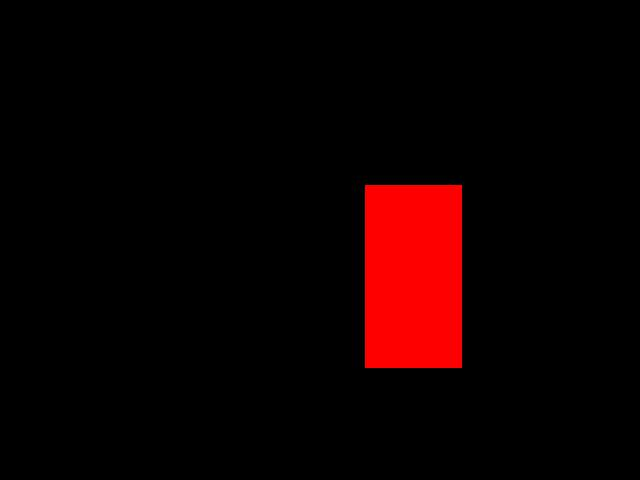
#> input picture data/TESTsimple2d/A/0A.jpg, 640 x 480 px, given in place of timg.jpg, which was not available
$ python TEST4.py   (older library calls are emulated)
#> lines starting #> are read from the running program, lines starting #| are printed output that depends on the picture; after the words box and inside, x2 and y2 are one past the last pixel; in counts of white or black regions, pixels touching at a corner belong together; pictures that were not available may be replaced by others from this repository, and a replacement may not be noted
### Datasets_v2/datasets_lib1.py
# -*- coding: utf-8 -*-
import numpy as np
from copy import deepcopy
from PIL import Image
import cv2

import mynumpy as m
import datasets_func as func
##################################################################
'''
本文件是一个库文件，主要用于定义下列类：
Point, Rect, RectArray, Obj, Trans, Board

它们大致的功能是：
Point: 定义图像二维坐标下的点
Rect: 定义图像二维坐标下的矩形（框）
RectArray:
    定义一组矩阵数据和其位置及大小，用于表示图像的同时存储其位置，
    包含一个Rect类和一个储存图像数据的np.array
Obj:
    定义一个对象，包含一个表明其位置和外接矩形框的Rect，以及两个储存图像数据及模板的np.array。
    简单来说，它可以储存一把椅子的位置数据（Rect），图像数据（array）及透明部分（模板）数据（array）
Trans：定义一组从ObjA到ObjB的变换，并生成相应的光流
Board:
    画布，所有Obj对象最终都会在画布上叠加呈现，画布的左上角是整个图像坐标系的原点。
    画布包含变换前后的图A，B和对应的光流FlowA
'''
###################################################################

DEBUG = False


class Point(object):
    '''
    定义图像二维坐标下的点
    既可以返回(x,y)也可以返回(i,j)
    同时也支持直接相减、相加、相乘等操作
    也支持比较操作
    '''
    def __init__(self, x, y=None):
        if(isinstance(x, Point)):
            self.x = x.x
            self.y = x.y
            self.i = x.i
            self.j = x.j
        elif y is None:
            self.x = x[0]
            self.y = x[1]
            self.i = x[1]
            self.j = x[0]
        else:
            self.x = x
            self.y = y
            self.i = y
            self.j = x

    def Array(self):
        # 变成nparray
        return np.array([self.x, self.y])

    def __getitem__(self, key):
        # 定义p[0]和p[1]
        return self.y if key else self.x

    # -----------------------------------
    # 以下是加、反向加、减、反向减、数乘操作的定义
    # [30 lines left out: functions __add__, __radd__, __sub__, __rsub__, __mul__, not called in this run]
    # -------------------------------------------

    def __str__(self):
        return ' x:%s,y:%s ' % (self.x, self.y)

    def __repr__(self):
        return str((self.x, self.y))

    # -----------------------------------------
    # 以下定义比较操作
    def __eq__(self, other):
        return self.x == other.x and self.y == other.y

    def __lt__(self, other):
        return self.x < other.x and self.y < other.y

    def __gt__(self, other):
        return self.x > other.x and self.y > other.y

    def __le__(self, other):
        return self.x <= other.x and self.y <= other.y

    def __ge__(self, other):
        return self.x >= other.x and self.y >= other.y
    # --------------------------------------

    def __call__(self):
        # copy
        return deepcopy(self)

###################################################################


class Rect(object):
    '''
    定义图像二维坐标下的矩形（框）
    表明矩形的位置坐标（图像坐标系下）和大小
    同时支持一些查询，如中心点、对角点、所有角点（cv2顺序）、cv2类型的矩形
    也支持比较两个矩形的大小、是否包含及重复区域
    支持移动位置
    '''
    # [17 lines left out: function __init__, not called in this run]

    def shape(self):
        return (self.rectSize[0], self.rectSize[1])

    # [39 lines left out: functions Central, DiaCorner, AllCorners, CvAllCorners, CvRect, not called in this run]

    def Move(self, dis):
        # 移动矩形框的位置
        self.rectPosPoint = self.rectPosPoint + dis

    def __str__(self):
        return ' rectPosPoint:%s,rectSize:%s ' % (
                self.rectPosPoint, self.rectSize)

    # [49 lines left out: functions __eq__, __lt__, __le__, __gt__, __ge__, __and__, not called in this run]

    def __call__(self):
        # copy
        return deepcopy(self)

###################################################################


class RectArray(object):
    '''
    定义一组矩阵数据和其位置及大小，用于表示图像的同时存储其位置
    '''
    # [45 lines left out: functions __init__, SetColor, SetValue, AddRectArray, SetRectData, not called in this run]

    def __call__(self):
        return deepcopy(self)


# [58 lines left out: functions LF_AddRectArray, LF_AddRectArray_v1, LF_AddRectArray_v2, not called in this run]

###################################################################


class Obj(object):
    '''
    最基本对象
    '''
    # [50 lines left out: functions __init__, AddObj, Mask, not called in this run]

    def __call__(self):
        # copy
        return deepcopy(self)


###################################################################
TRANS_TYPE = ['M', 'py', 'xz', 'sf', 'jq', 'ts']
TRANS_TYPE_ENG = ['M', 'translation', 'rotation', 'scaling', 'shearing',
                  'perspective ']  # 预留用于标准化命名 <_<
TRANS_TYPE_ENG_ABBR = ['M', 't', 'r', 'sc', 'sh', 'p']  # 预留用于标准化命名 >_>
TRANS_TYPE_DICT = {  # 规定附加参数（和操作不同名的参数），其实没有用
        'xz': ['xz_central', 'xz_central_local', 'xz_central_global']}

DEFAULT_TRANS_OPTS = {
        # -------- M ---------
        'M': np.eye(3, 3),
        # -------  py ---------
        'py': [0, 0],  # {1x2向量}平移量
        # -------- xz ---------
        'xz': 0,  # 旋转角
        # 旋转中心
        'xz_central': 'self_central',  # ['self_central','local','global']
        # 如果xz_central是'local'则xz_central_local生效，使用的是局部坐标系，
        # 可以填入Point类型表示局部坐标，或是直接填入元组表示相对位置（一般使用0-1的小数）
        'xz_central_local': (0.5, 0.5),  # 或使用如 Point(20, 30) 形式
        # 如果xz_central是'global'则xz_central_global生效，使用的是全局坐标系，
        # 必需填入Point类型表示全局坐标
        'xz_central_global': Point(0, 0),
        # -------- sf ---------
        'sf': (1, 1),
        # -------- jq ---------
        'jq': (1, 1),
        }


def GetTransOpts():
    return deepcopy(DEFAULT_TRANS_OPTS)


def GetTransInfo():
    return (TRANS_TYPE, TRANS_TYPE_ENG, TRANS_TYPE_ENG_ABBR)


def GetTransInfo2():
    return (TRANS_TYPE, TRANS_TYPE_DICT)


class Trans(object):
    # [291 lines left out: functions __init__, QuickTrans, ImposeTrans, TransData, GenFlowAB, GenFlowBA and 9 more, not called in this run]

###################################################################


class Board(object):
    # [103 lines left out: functions __init__, addTrans, GenBackM, CheckBack, Gen, Save, not called in this run]
###################################################################

### Datasets_v2/NameManager2.py
# -*- coding: utf-8 -*-
import os
import copy


DEFAULT_NAME_MANAGER2_OPTIONS = {
        'target': 'TARGET DIR',
         # 操作，与dataset_lib1中的Board类的Save函数中的相一致
        'operation': ['imA', 'imB', 'flowAB_viz'],
        'sdir': ['A', 'B', 'viz_gtAB'],
        'prefix': None,
        'suffix': ['A', 'B', 'viz_gtAB'],
        'ext': ['png', 'png', 'jpg']
        }


def GetNameOpts():
    return copy.deepcopy(DEFAULT_NAME_MANAGER2_OPTIONS)


class NameManager2(object):
    def __init__(self, num, name_opts=DEFAULT_NAME_MANAGER2_OPTIONS,
                 start=0, countinue=False):
        self.num = num
        self.target = None
        self.operation = []
        self.fdir = []
        self.head = []
        self.end = []
        # count
        self.count = start
        self.start = start
        self.countinue = countinue
        self.check(name_opts)

    def check(self, name_opts):
        assert name_opts['target'] != 'TARGET DIR'
        self.operation = name_opts['operation']
        gn = len(self.operation)
        # 判断操作合法性
        assert set(name_opts['operation']).issubset(
                set(['imA', 'imB', 'flowAB', 'flowBA',
                     'flowAB_viz', 'flowBA_viz', 'backMAB', 'backMBA']))
        # 判断长度一致性
        assert not name_opts['prefix'] or len(name_opts['prefix']) == gn
        assert not name_opts['suffix'] or len(name_opts['suffix']) == gn
        assert len(name_opts['sdir']) == gn
        assert len(name_opts['ext']) == gn
        self.target = name_opts['target']
        self.fdir = list(map(
                os.path.join, [self.target] * gn, name_opts['sdir']))
        # 创建子文件夹
        for dir_ in self.fdir:
            if not os.path.exists(dir_):
                os.makedirs(dir_)
                print(f'INFO: Create {dir_}')
        # 生成前缀名
        if name_opts['prefix'] is None:
            self.head = ['' for i in range(gn)]
        else:
            self.head = name_opts['prefix']
        # 生成后缀名
        if name_opts['suffix'] is None:
            self.end = list(map(
                    SufCatExt, ['' for i in range(gn)], name_opts['ext']))
        else:
            self.end = list(map(
                    SufCatExt, name_opts['suffix'], name_opts['ext']))

    # [26 lines left out: functions Name_dict, __iter__, __next__, SufCatExt, not called in this run]


# [2 lines that do not run on import are left out]
# [5 lines of commented-out code are left out]

### Datasets_v2/TEST4.py
# -*- coding: utf-8 -*-
import numpy as np
from PIL import Image
import cv2

from datasets_lib1 import \
Point, Rect, RectArray, Obj, Trans, Board, GetTransOpts
import datasets_func as func
from NameManager2 import NameManager2, GetNameOpts

img = Image.open('../data/ds_v2/timg.jpg')
#> img is the input picture: PIL image 640x480 RGB; mean R, G, B 14.7, 0.1, 0.1
img = img.resize((256, 256))
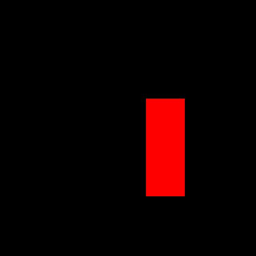
#> img: PIL image 256x256 RGB; mean R, G, B 14.7, 0.1, 0.1
im = np.array(img)
immask = cv2.cvtColor(im, cv2.COLOR_BGR2GRAY) < 240
#> immask: shape (256, 256) bool; every value is 1

img2 = Image.open('../data/ds_v2/timg2.jpg')
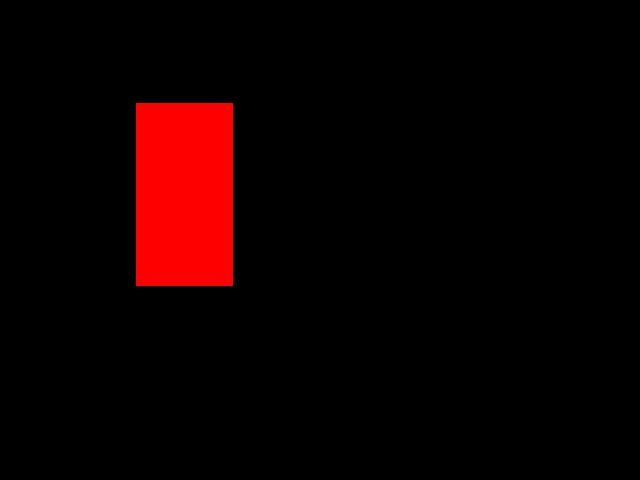
#> input picture data/TESTsimple2d/A/0B.jpg, 640 x 480 px, given in place of timg2.jpg, which was not available
#> img2 is the input picture: PIL image 640x480 RGB; mean R, G, B 14.7, 0.1, 0.1
img2 = img2.resize((256, 256))
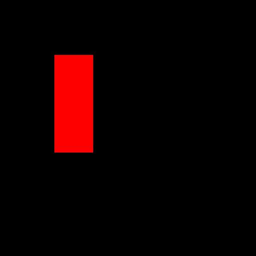
#> img2: PIL image 256x256 RGB; mean R, G, B 14.7, 0.1, 0.1
im2 = np.array(img2)
immask2 = cv2.cvtColor(im2, cv2.COLOR_BGR2GRAY) < 200

img3 = Image.open('../data/ds_v2/timg3.jpg')
img3 = img3.resize((256, 256))
im3 = np.array(img3)
immask3 = cv2.cvtColor(im3, cv2.COLOR_BGR2GRAY) > 30
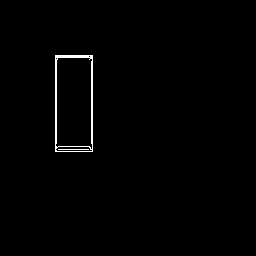
#> immask3: shape (256, 256) bool; 0.89% white in thin lines or dots, all inside (x1, y1, x2, y2) = (55, 55, 93, 152)

# 初始化 NameManager2
num = 20
name_opts = GetNameOpts()
name_opts['target'] = '../data/ds_v2/TEST4'
name_opts['sdir'] = ['show', 'show', 'show', 'show', 'show']
name_opts['suffix'] = ['A', 'B', 'gtAB_viz', 'C', 'gtBC_viz']
name_opts['ext'] = ['jpg', 'jpg', 'jpg', 'jpg', 'jpg']
nm = NameManager2(num, name_opts)
#> (the run stopped early here; a loop or call above may not have finished)
